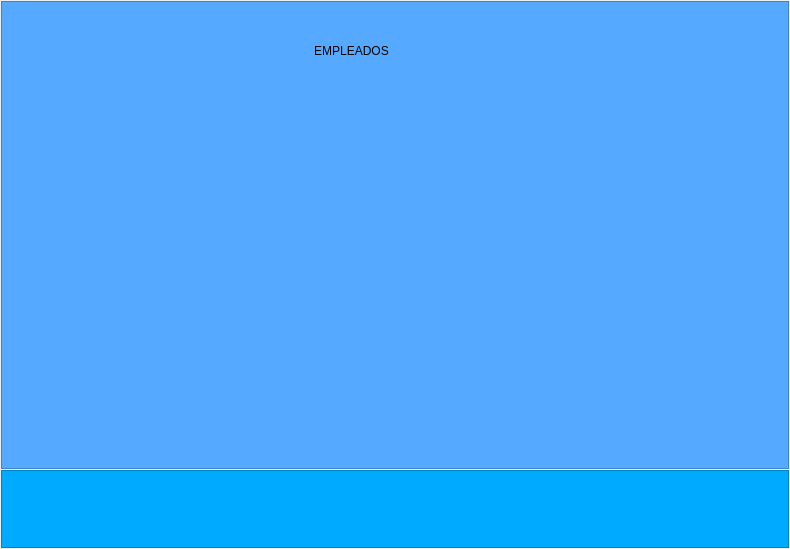
             <widget class="QWidget" name="page_ark_employees">
              <property name="minimumSize">
               <size>
                <width>790</width>
                <height>549</height>
               </size>
              </property>
              <layout class="QVBoxLayout" name="verticalLayout_22" stretch="6,1">
               <property name="spacing">
                <number>1</number>
               </property>
               <property name="leftMargin">
                <number>1</number>
               </property>
               <property name="topMargin">
                <number>1</number>
               </property>
               <property name="rightMargin">
                <number>1</number>
               </property>
               <property name="bottomMargin">
                <number>1</number>
               </property>
               <item>
                <widget class="QFrame" name="frame_form_employees">
                 <property name="styleSheet">
                  <string notr="true">/* Estilo del marco */
QFrame {
    background-color: rgb(85, 170, 255);
   
}
</string>
                 </property>
                 <property name="frameShape">
                  <enum>QFrame::Shape::StyledPanel</enum>
                 </property>
                 <property name="frameShadow">
                  <enum>QFrame::Shadow::Raised</enum>
                 </property>
                 <widget class="QLabel" name="label_titel_employees">
                  <property name="geometry">
                   <rect>
                    <x>280</x>
                    <y>40</y>
                    <width>141</width>
                    <height>20</height>
                   </rect>
                  </property>
                  <property name="frameShadow">
                   <enum>QFrame::Shadow::Plain</enum>
                  </property>
                  <property name="text">
                   <string>EMPLEADOS</string>
                  </property>
                  <property name="alignment">
                   <set>Qt::AlignmentFlag::AlignCenter</set>
                  </property>
                 </widget>
                </widget>
               </item>
               <item>
                <widget class="QFrame" name="frame_actbar_employees">
                 <property name="styleSheet">
                  <string notr="true">/* Estilo del marco */
QFrame {
    background-color: rgb(0, 170, 255);
   
}</string>
                 </property>
                 <property name="frameShape">
                  <enum>QFrame::Shape::StyledPanel</enum>
                 </property>
                 <property name="frameShadow">
                  <enum>QFrame::Shadow::Raised</enum>
                 </property>
                </widget>
               </item>
              </layout>
             </widget>
